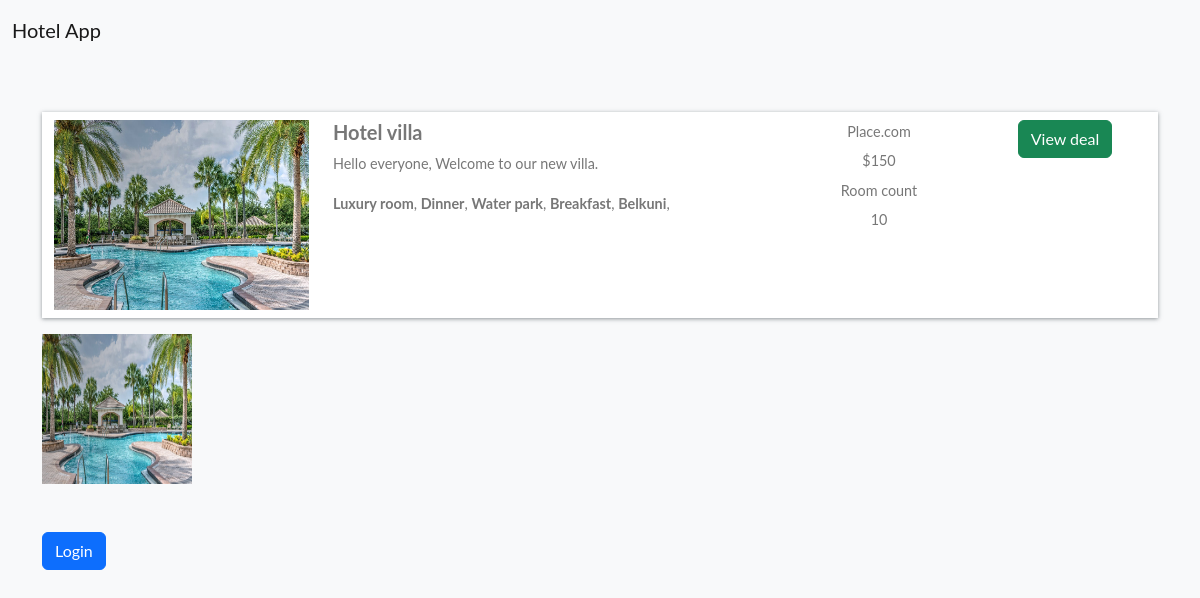
Screenshot of /hotel-detail/5f1a5f118930460d9a295c18ddb1e93d/ with the database file from the repository.
### home/models.py (models this page shows, shortened)
class BaseModel(models.Model):
    uid = models.UUIDField(default=uuid.uuid4   , editable=False , primary_key=True)
    created_at = models.DateField(auto_now_add=True)
    updated_at = models.DateField(auto_now_add=True)
    class Meta:
        abstract = True

class Hotel(BaseModel):
    hotel_name= models.CharField(max_length=100)
    hotel_price = models.IntegerField()
    description = models.TextField()
    amenities = models.ManyToManyField(Amenities)
    room_count = models.IntegerField(default=10)

class HotelImages(BaseModel):
    hotel= models.ForeignKey(Hotel ,related_name="images", on_delete=models.CASCADE)
    images = models.ImageField(upload_to="hotels")

class Amenities(BaseModel):
    amenity_name = models.CharField(max_length=100)

### home/views.py (the view, shortened to what this page needs)
# urls.py: path('hotel-detail/<uid>/' , hotel_detail , name="hotel_detail"),
def hotel_detail(request,uid):
    hotel_obj = Hotel.objects.get(uid = uid)
    return render(request , 'hotel_detail.html' ,{
        'hotels_obj' :hotel_obj
    })

### home/templates/hotel_detail.html
{% extends "base.html" %}
{%  block start %}
<div class="container mt-5 pt-5">
    <div class="row search-card-result">
        <div class="col-md-3">
        <a href="/hotel-detail/{{hotels_obj.uid}}">
            <img class="img-fluid" src="/media/{{hotels_obj.images.first.images}}" alt="Card image cap">
        </a></div>
        <div class="col-md-5">
            <h5>{{hotels_obj.hotel_name}}</h5>
            <p>
                {{hotels_obj.description|truncatechars:150}}
            </p>
            <p>
                {%for amenitie in hotels_obj.amenities.all %}
                <b>{{amenitie.amenity_name}}</b>,
                {% endfor %}
            </p>
        </div>
        <div class="col-md-2 border-left text-center more-offers">
            <p>Place.com</p>
            <p>${{hotels_obj.hotel_price}}</p>
            <p>Room count</p>
            <p>{{hotels_obj.room_count}}</p>
        </div>
        <div class="col-md-2 border-left text-center more-offers">
            <div class="btn btn-success">View deal </div>
        </div>
    </div>
    <div class="row">
        {% for image in hotels_obj.images.all %}
        <div class="col-md-3">
            <img src="/media/{{image.images}}" style="height: 150px ; width:150px">
        </div>
        {% endfor %}
    </div>
    {% if request.user.is_authenticated %}
    <div class="filter-card">
        <h5>Book Hotel</h5>
        {%include "messages.html"%}
        <form method="post">
            {% csrf_token %}
            <div class="row form-group">
                <div class="col-md-12">
                    <label for="mintopay">Check in</label>
                    <p>
                        <input type="date" name="checkin" id="checkin" class="form-control">
                    </p>
                </div>
                <div class="col-md-12">
                    <label for="maxtopay">Check out</label>
                    <p>
                        <input type="date" name="checkout" id="checkout" class="form-control">
                    </p>
                </div>
            </div>
            <div class="row form-group">
                <div class="col-md-12">
                    <input type="submit" class="btn btn-primary btn-block" value="Book">
                </div>
            </div>
        </form>
    </div>
    {% else %}
    <a href="/login/" class="btn btn-primary mt-5 ">Login</a>
    {% endif %}
</div>
{% endblock %}

### home/templates/base.html (style rules this page uses)
body { font-family: 'Lato', Arial, sans-serif; font-weight: 400; font-size: 16px; line-height: 1.7; background: #fff; color: #777; }
.search-card-result { box-shadow: 0px 1px 4px rgba(41, 51, 57, 0.5); margin: 1rem 0; padding: 0.5rem 0; background-color: #fff; }
.search-card-result img { height: 190px; }
.search-card-result h5 { font-style: 1.1rem; font-weight: 700; }
.search-card-result p { font-size: 0.9rem; }
.search-card-result .more-offers p { margin-bottom: 0.3rem; }

### rows the page displays
Hotel: images.first.images (picture), hotel_name "Hotel villa", description "Hello everyone, Welcome to our new villa.", hotel_price "150", room_count "10"
Amenities: amenity_name "Luxury room"
Amenities: amenity_name "Dinner"
Amenities: amenity_name "Water park"
Amenities: amenity_name "Breakfast"
Amenities: amenity_name "Belkuni"
HotelImages: images (picture)
